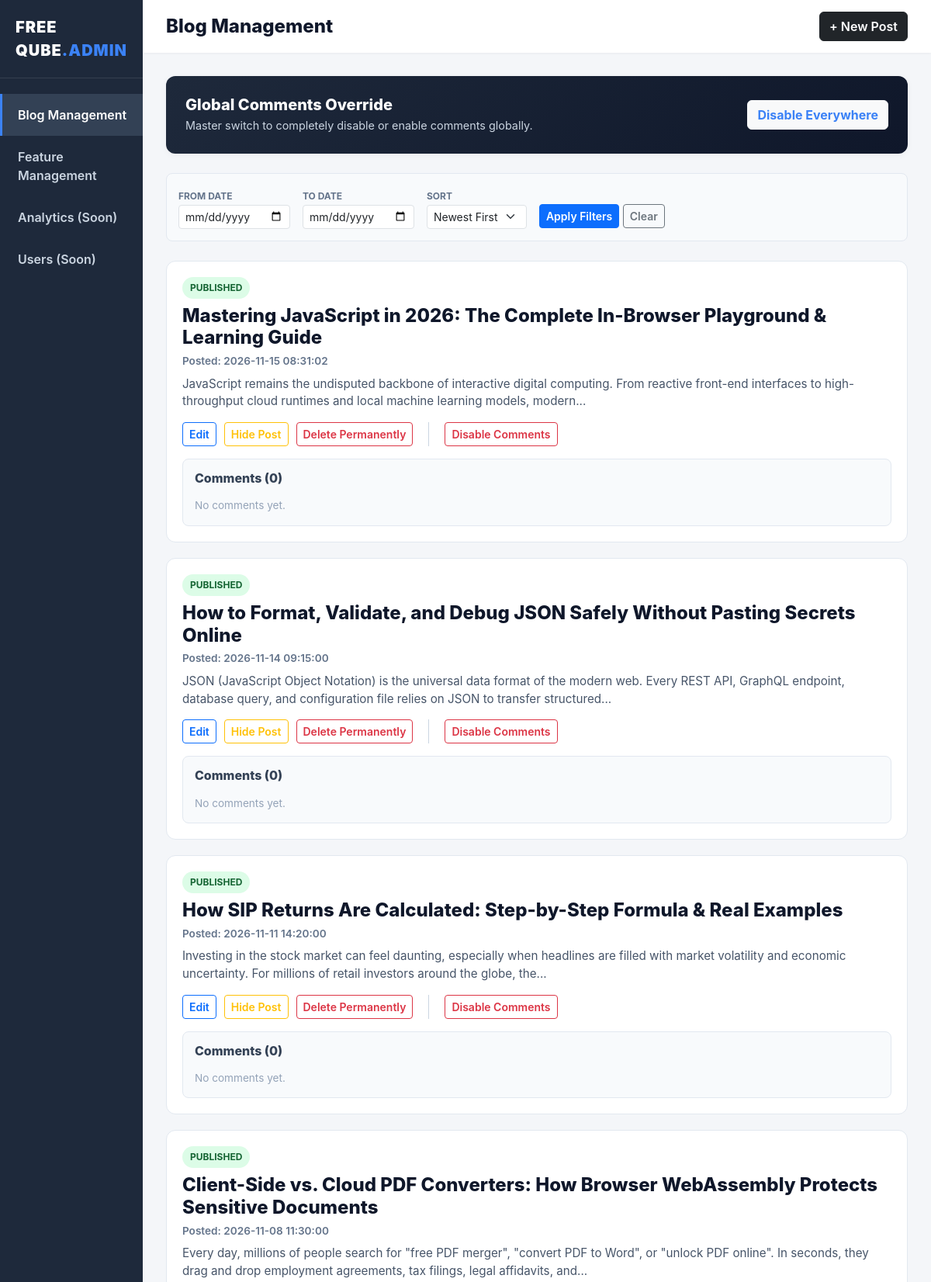
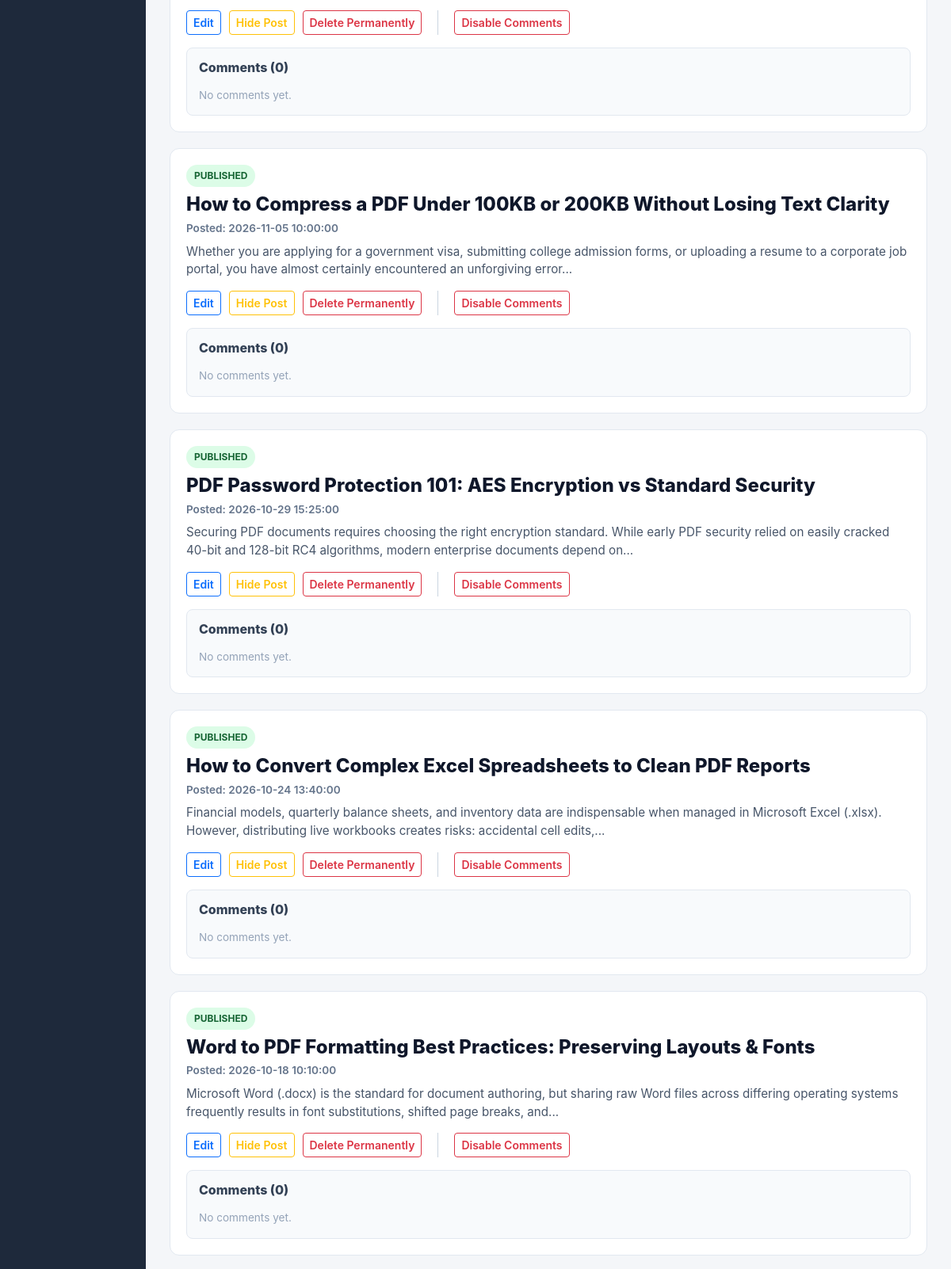
Screenshot of /admin/dashboard (signed in, upper part) with the database file from the repository (2 pictures, top to bottom).
### tables this page shows
CREATE TABLE blogs (
            id INTEGER PRIMARY KEY AUTOINCREMENT,
            title TEXT NOT NULL,
            slug TEXT UNIQUE NOT NULL,
            content TEXT NOT NULL,
            image_path TEXT,
            created_at TIMESTAMP DEFAULT CURRENT_TIMESTAMP
        , comments_enabled INTEGER DEFAULT 1, is_hidden INTEGER DEFAULT 0);

### routes/admin.py (the view)
@admin_bp.route('/dashboard', methods=['GET'])
def dashboard():
    if not session.get('admin_logged_in'):
        return redirect(url_for('admin.login'))
    conn = get_db_connection()
    c = conn.cursor()
    c.execute("SELECT value FROM settings WHERE key = 'global_comments_enabled'")
    row = c.fetchone()
    global_comments_enabled = (row['value'] == '1') if row else True
    c.execute("SELECT key, value FROM settings WHERE key LIKE 'feature_%'")
    f_rows = c.fetchall()
    feature_dict = {r['key']: (r['value'] == '1') for r in f_rows}
    features_grouped = []
    for group in FEATURE_GROUPS:
        grp = dict(group)
        grp['is_enabled'] = feature_dict.get(grp['key'], True)
        grp_children = []
        for child in grp.get('children', []):
            child_dict = dict(child) # VERY IMPORTANT: DO NOT USE 'c'
            child_dict['is_enabled'] = feature_dict.get(child_dict['key'], True)
            grp_children.append(child_dict)
        grp['children'] = grp_children
        features_grouped.append(grp)
    date_from = request.args.get('date_from')
    date_to = request.args.get('date_to')
    sort = request.args.get('sort', 'DESC')
    if sort not in ['ASC', 'DESC']: sort = 'DESC'
    query = "SELECT * FROM blogs"
    params = []
    conditions = []
    if date_from:
        conditions.append("date(created_at) >= ?")
        params.append(date_from)
    if date_to:
        conditions.append("date(created_at) <= ?")
        params.append(date_to)
    if conditions:
        query += " WHERE " + " AND ".join(conditions)
    query += f" ORDER BY created_at {sort}"
    c.execute(query, params)
    blogs_raw = c.fetchall()
    blogs = []
    for b in blogs_raw:
        blog_dict = dict(b)
        c.execute("SELECT * FROM comments WHERE blog_id = ? ORDER BY created_at ASC", (b['id'],))
        blog_dict['comments'] = c.fetchall()
        blogs.append(blog_dict)
    conn.close()
    active_tab = request.args.get('tab', 'blogs')
    return render_template('admin_dashboard.html',
                           blogs=blogs,
                           global_comments_enabled=global_comments_enabled,
                           features_grouped=features_grouped,
                           sort=sort,
                           date_from=date_from or '',
                           date_to=date_to or '',
                           active_tab=active_tab)

### app.py (called while the page is built)
@app.before_request
def handle_language_and_redirects():
    if request.path == '/health':
        return None
    if request.args.get('lang'):
        return redirect(request.path, code=301)
    g.lang = 'en'

@app.context_processor
def inject_translations():
    def t(key):
        if key in TRANSLATIONS and 'en' in TRANSLATIONS[key]:
            return TRANSLATIONS[key]['en']
        return key
    return dict(t=t, current_lang='en', supported_langs=SUPPORTED_LANGUAGES, year=2026)

@app.context_processor
def inject_features():
    try:
        conn = sqlite3.connect('blogs.db')
        conn.row_factory = sqlite3.Row
        c = conn.cursor()
        c.execute("SELECT key, value FROM settings WHERE key LIKE 'feature_%'")
        rows = c.fetchall()
        conn.close()
        features = defaultdict(lambda: True)
        for r in rows:
            features[r['key']] = (r['value'] == '1')
        return dict(features=features)
    except:
        return dict(features=defaultdict(lambda: True))

### routes/admin.py (called while the page is built)
def get_db_connection():
    conn = sqlite3.connect('blogs.db')
    conn.row_factory = sqlite3.Row
    return conn

### templates/admin_dashboard.html (shortened to what this page needs)
<!DOCTYPE html>
<html lang="en">
<head>
    <link href="https://cdn.jsdelivr.net/npm/bootstrap@5.3.0-alpha1/dist/css/bootstrap.min.css" rel="stylesheet">
    <link rel="stylesheet" href="https://cdnjs.cloudflare.com/ajax/libs/font-awesome/6.4.0/css/all.min.css">
    <link href="https://cdn.jsdelivr.net/npm/summernote@0.8.18/dist/summernote-lite.min.css" rel="stylesheet">
</head>
<body>
<div class="sidebar">
    <div class="sidebar-brand">FREE QUBE<span style="color:#3b82f6;">.ADMIN</span></div>
    <div style="flex-grow: 1; margin-top: 20px;" id="sidebarNav">
        <a class="nav-item {{ 'active' if active_tab == 'blogs' else '' }}" onclick="switchTab('blogs', this)">Blog Management</a>
        <a class="nav-item {{ 'active' if active_tab == 'features' else '' }}" onclick="switchTab('features', this)">Feature Management</a>
        <a class="nav-item">Analytics (Soon)</a>
        <a class="nav-item">Users (Soon)</a>
    </div>
</div>
<div class="main-content">
    <div id="tab-blogs" class="tab-section {{ 'active' if active_tab == 'blogs' else '' }}">
        <div class="topbar">
            <h4 style="margin: 0; font-weight: 800; color: #0f172a;">Blog Management</h4>
            <div>
                <button class="btn btn-dark" style="font-weight: 600;" data-bs-toggle="modal" data-bs-target="#createBlogModal">+ New Post</button>
            </div>
        </div>
        <div class="content-area">
            <div class="admin-card" style="background: linear-gradient(135deg, #1e293b 0%, #0f172a 100%); color: white; border: none;">
                <div class="d-flex justify-content-between align-items-center">
                    <div>
                        <h5 class="mb-1" style="font-weight: 800;">Global Comments Override</h5>
                        <p class="mb-0" style="font-size: 0.9rem; color: #cbd5e1;">Master switch to completely disable or enable comments globally.</p>
                    </div>
                    <button onclick="toggleGlobalComments()" class="btn btn-light" style="font-weight: 700; color: {{ '#3b82f6' if global_comments_enabled else '#ef4444' }}">
                        {{ 'Disable Everywhere' if global_comments_enabled else 'Enable Everywhere' }}
                    </button>
                </div>
            </div>
            <div class="controls-bar">
                <form method="GET" action="/admin/dashboard" class="d-flex gap-3 align-items-center w-100">
                    <div>
                        <label class="form-label" style="font-size: 0.75rem; font-weight: 700; color: #64748b; margin-bottom: 2px;">FROM DATE</label>
                        <input type="date" name="date_from" class="form-control form-control-sm" value="{{ date_from }}">
                    </div>
                    <div>
                        <label class="form-label" style="font-size: 0.75rem; font-weight: 700; color: #64748b; margin-bottom: 2px;">TO DATE</label>
                        <input type="date" name="date_to" class="form-control form-control-sm" value="{{ date_to }}">
                    </div>
                    <div>
                        <label class="form-label" style="font-size: 0.75rem; font-weight: 700; color: #64748b; margin-bottom: 2px;">SORT</label>
                        <select name="sort" class="form-select form-select-sm">
                            <option value="DESC" {% if sort == 'DESC' %}selected{% endif %}>Newest First</option>
                        </select>
                    </div>
                    <div class="mt-4">
                        <button type="submit" class="btn btn-sm btn-primary" style="font-weight: 600;">Apply Filters</button>
                        <a href="/admin/dashboard?tab=blogs" class="btn btn-sm btn-outline-secondary" style="font-weight: 600;">Clear</a>
                    </div>
                </form>
            </div>
            <div class="blog-row">
                {% for blog in blogs %}
                <div class="blog-item {{ 'hidden-blog' if blog.is_hidden else '' }}">
                    <div class="d-flex justify-content-between align-items-start mb-2">
                        <div>
                            <span class="badge-custom {{ 'badge-hidden' if blog.is_hidden else 'badge-visible' }} mb-2 d-inline-block">
                                {{ 'HIDDEN' if blog.is_hidden else 'PUBLISHED' }}
                            </span>
                            <h4 style="font-weight: 800; color: #0f172a; margin-bottom: 5px;">{{ blog.title }}</h4>
                            <div style="font-size: 0.85rem; color: #64748b; font-weight: 600;">Posted: {{ blog.created_at }}</div>
                        </div>
                    </div>
                    <p style="color: #475569; font-size: 0.95rem; margin-bottom: 15px;">{{ blog.content | striptags | truncate(200) }}</p>
                    <div class="blog-actions">
                        <button class="btn btn-sm btn-outline-primary" style="font-weight: 600;"
                            data-id="{{ blog.id }}"
                            data-title="{{ blog.title | escape }}"
                            data-content="{{ blog.content | escape }}"
                            data-image="{{ blog.image_path or '' }}"
                            onclick="openEditModal(this)">Edit</button>
                        <button class="btn btn-sm {{ 'btn-outline-success' if blog.is_hidden else 'btn-outline-warning' }}" style="font-weight: 600;" onclick="toggleVisibility({{ blog.id }})">
                            {{ 'Publish Post' if blog.is_hidden else 'Hide Post' }}
                        </button>
                        <button class="btn btn-sm btn-outline-danger" style="font-weight: 600;" onclick="deleteBlog({{ blog.id }})">Delete Permanently</button>
                        <button class="btn btn-sm {{ 'btn-outline-danger' if blog.comments_enabled else 'btn-outline-success' }}" style="font-weight: 600;" onclick="toggleComments({{ blog.id }})">
                            {{ 'Disable Comments' if blog.comments_enabled else 'Enable Comments' }}
                        </button>
                    </div>
                    <div class="mt-3" style="background: #f8fafc; border: 1px solid #e2e8f0; border-radius: 8px; padding: 15px;">
                        <h6 style="font-weight: 800; color: #334155; margin-bottom: 15px;">Comments ({{ blog.comments|length }})</h6>
                        {% for comment in blog.comments %}
                        <div class="d-flex justify-content-between align-items-center mb-2 pb-2" style="border-bottom: 1px solid #e2e8f0;">
                            <div style="font-size: 0.9rem;">
                                <strong style="color: #0f172a;">{{ comment.author_name }}:</strong> <span style="color: #475569;">{{ comment.content }}</span>
                                <div style="font-size: 0.75rem; color: #94a3b8;">{{ comment.created_at }}</div>
                            </div>
                            <button class="btn btn-sm btn-link text-danger" style="font-weight: 700; text-decoration: none;" onclick="deleteComment({{ comment.id }})">Delete</button>
                        </div>
                        {% else %}
                        <div style="font-size: 0.85rem; color: #94a3b8;">No comments yet.</div>
                        {% endfor %}
                    </div>
                </div>
                {% else %}
                <div class="text-center" style="padding: 60px; color: #64748b; border: 2px dashed #cbd5e1; border-radius: 12px;">
                    <h5>No blogs found.</h5>
                </div>
                {% endfor %}
            </div>
        </div>
    </div>
                </div>
</body>
</html>

### templates/admin_dashboard.html (style rules this page uses)
body { font-family: 'Inter', system-ui, sans-serif; background: #f4f6f9; color: #333; margin: 0; display: flex; height: 100vh; overflow: hidden; }
.sidebar { width: 260px; background: #1e293b; color: #fff; display: flex; flex-direction: column; }
.sidebar-brand { padding: 20px; font-weight: 900; font-size: 1.25rem; letter-spacing: 0.05em; border-bottom: 1px solid rgba(255,255,255,0.1); }
.nav-item { padding: 15px 20px; color: #cbd5e1; text-decoration: none; font-weight: 600; display: flex; align-items: center; border-left: 3px solid transparent; transition: 0.2s; cursor: pointer; }
.nav-item:hover, .nav-item.active { background: #334155; color: white; border-left-color: #3b82f6; }
.main-content { flex-grow: 1; display: flex; flex-direction: column; overflow-y: auto; }
.topbar { background: #fff; padding: 15px 30px; box-shadow: 0 1px 3px rgba(0,0,0,0.05); display: flex; justify-content: space-between; align-items: center; }
.content-area { padding: 30px; }
.tab-section { display: none; }
.tab-section.active { display: block; }
.admin-card { background: #fff; border-radius: 12px; box-shadow: 0 2px 10px rgba(0,0,0,0.04); padding: 25px; margin-bottom: 25px; border: 1px solid #e2e8f0; }
.controls-bar { background: #f8fafc; padding: 15px; border-radius: 8px; display: flex; gap: 15px; align-items: center; flex-wrap: wrap; margin-bottom: 25px; border: 1px solid #e2e8f0; }
.blog-row { display: flex; flex-direction: column; gap: 20px; }
.blog-item { background: #fff; border: 1px solid #e2e8f0; border-radius: 12px; padding: 20px; transition: 0.2s; position: relative; }
.blog-actions { display: flex; gap: 10px; margin-top: 15px; }
.badge-custom { padding: 5px 10px; border-radius: 20px; font-size: 0.75rem; font-weight: 700; }
.badge-visible { background: #dcfce7; color: #166534; }

### rows the page displays
blogs: is_hidden "PUBLISHED", title "Mastering JavaScript in 2026: The Complete In-Browser Playground & Learning Guide", created_at "2026-11-15 08:31:02", content "JavaScript remains the undisputed backbone of interactive digital computing. From reactive front-end interfaces to high-throughput cloud runtimes and local machine learning models, modern...", is_hidden "Hide Post", comments_enabled "Disable Comments", comments|length "0"
blogs: is_hidden "PUBLISHED", title "How to Format, Validate, and Debug JSON Safely Without Pasting Secrets Online", created_at "2026-11-14 09:15:00", content "JSON (JavaScript Object Notation) is the universal data format of the modern web. Every REST API, GraphQL endpoint, database query, and configuration file relies on JSON to transfer structured...", is_hidden "Hide Post", comments_enabled "Disable Comments", comments|length "0"
blogs: is_hidden "PUBLISHED", title "How SIP Returns Are Calculated: Step-by-Step Formula & Real Examples", created_at "2026-11-11 14:20:00", content "Investing in the stock market can feel daunting, especially when headlines are filled with market volatility and economic uncertainty. For millions of retail investors around the globe, the...", is_hidden "Hide Post", comments_enabled "Disable Comments", comments|length "0"
blogs: is_hidden "PUBLISHED", title "Client-Side vs. Cloud PDF Converters: How Browser WebAssembly Protects Sensitive Documents", created_at "2026-11-08 11:30:00", content "Every day, millions of people search for \"free PDF merger\", \"convert PDF to Word\", or \"unlock PDF online\". In seconds, they drag and drop employment agreements, tax filings, legal affidavits, and...", is_hidden "Hide Post", comments_enabled "Disable Comments", comments|length "0"
blogs: is_hidden "PUBLISHED", title "How to Compress a PDF Under 100KB or 200KB Without Losing Text Clarity", created_at "2026-11-05 10:00:00", content "Whether you are applying for a government visa, submitting college admission forms, or uploading a resume to a corporate job portal, you have almost certainly encountered an unforgiving error...", is_hidden "Hide Post", comments_enabled "Disable Comments", comments|length "0"
blogs: is_hidden "PUBLISHED", title "PDF Password Protection 101: AES Encryption vs Standard Security", created_at "2026-10-29 15:25:00", content "Securing PDF documents requires choosing the right encryption standard. While early PDF security relied on easily cracked 40-bit and 128-bit RC4 algorithms, modern enterprise documents depend on...", is_hidden "Hide Post", comments_enabled "Disable Comments", comments|length "0"
blogs: is_hidden "PUBLISHED", title "How to Convert Complex Excel Spreadsheets to Clean PDF Reports", created_at "2026-10-24 13:40:00", content "Financial models, quarterly balance sheets, and inventory data are indispensable when managed in Microsoft Excel (.xlsx). However, distributing live workbooks creates risks: accidental cell edits,...", is_hidden "Hide Post", comments_enabled "Disable Comments", comments|length "0"
blogs: is_hidden "PUBLISHED", title "Word to PDF Formatting Best Practices: Preserving Layouts & Fonts", created_at "2026-10-18 10:10:00", content "Microsoft Word (.docx) is the standard for document authoring, but sharing raw Word files across differing operating systems frequently results in font substitutions, shifted page breaks, and...", is_hidden "Hide Post", comments_enabled "Disable Comments", comments|length "0"
